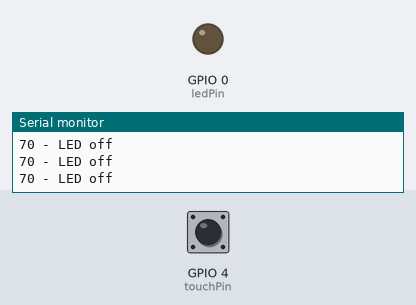
Recording of a sketch running on a simulated ESP32. Shown: output pins drawn as LEDs (lit = HIGH), the last lines printed to the serial monitor. The inputs (shaded band) are chosen by the test bench; at power-on: GPIO 4 (touchPin) HIGH.

Above: at 2.2 s.
2.3 s: GPIO 4 (touchPin) pulled LOW for 0.15 s
At 2.4 s:
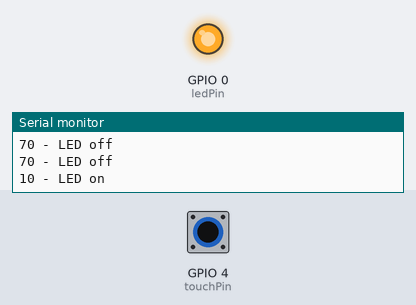
4.0 s: GPIO 4 (touchPin) pulled LOW for 3.2 s
At 7.8 s:
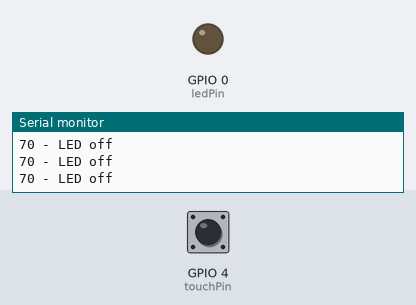
Timing chart, 0 to 9.3 s (numbered marks = the images above; inputs shaded):
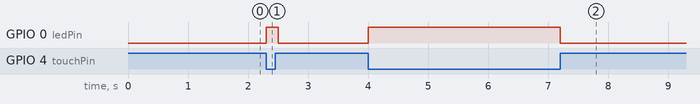

Measured:
- after the input at 2.3 s, GPIO 0 (ledPin): LOW → HIGH at once, → LOW 0.20 s later
- after the input at 4.0 s, GPIO 0 (ledPin): LOW → HIGH at once, → LOW 3.2 s later

The sketch:

01-LEDTouch.ino
```cpp
const int ledPin = 0;
const int touchPin = 4;

int touchInput;

void setup() {
  Serial.begin(115200);
  delay(1000);
  pinMode (ledPin, OUTPUT);
}

void loop() {
  touchInput = touchRead(touchPin);

  if(touchInput < 30){
    digitalWrite(ledPin, HIGH);
    Serial.print(touchInput);
    Serial.print(" - LED on \n");
  } else {
    digitalWrite(ledPin, LOW);
    Serial.print(touchInput);
    Serial.print(" - LED off \n");
  }

  delay(100);
}
```
